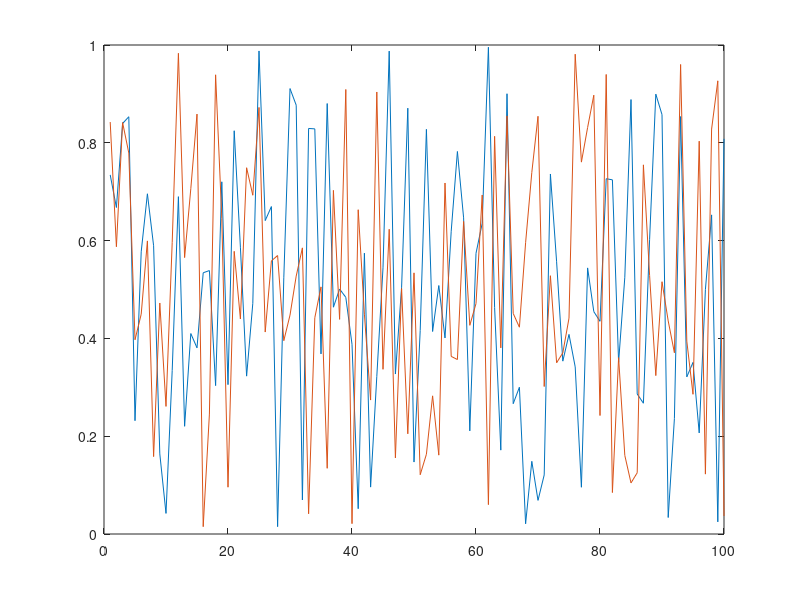

Write the MATLAB code that produced this figure.
function result = test_hold_001
result = false;
a = figure;
plot(rand(1,100));
hold('on');
plot(rand(1,100));
drawnow;
close(a);
result = true;
